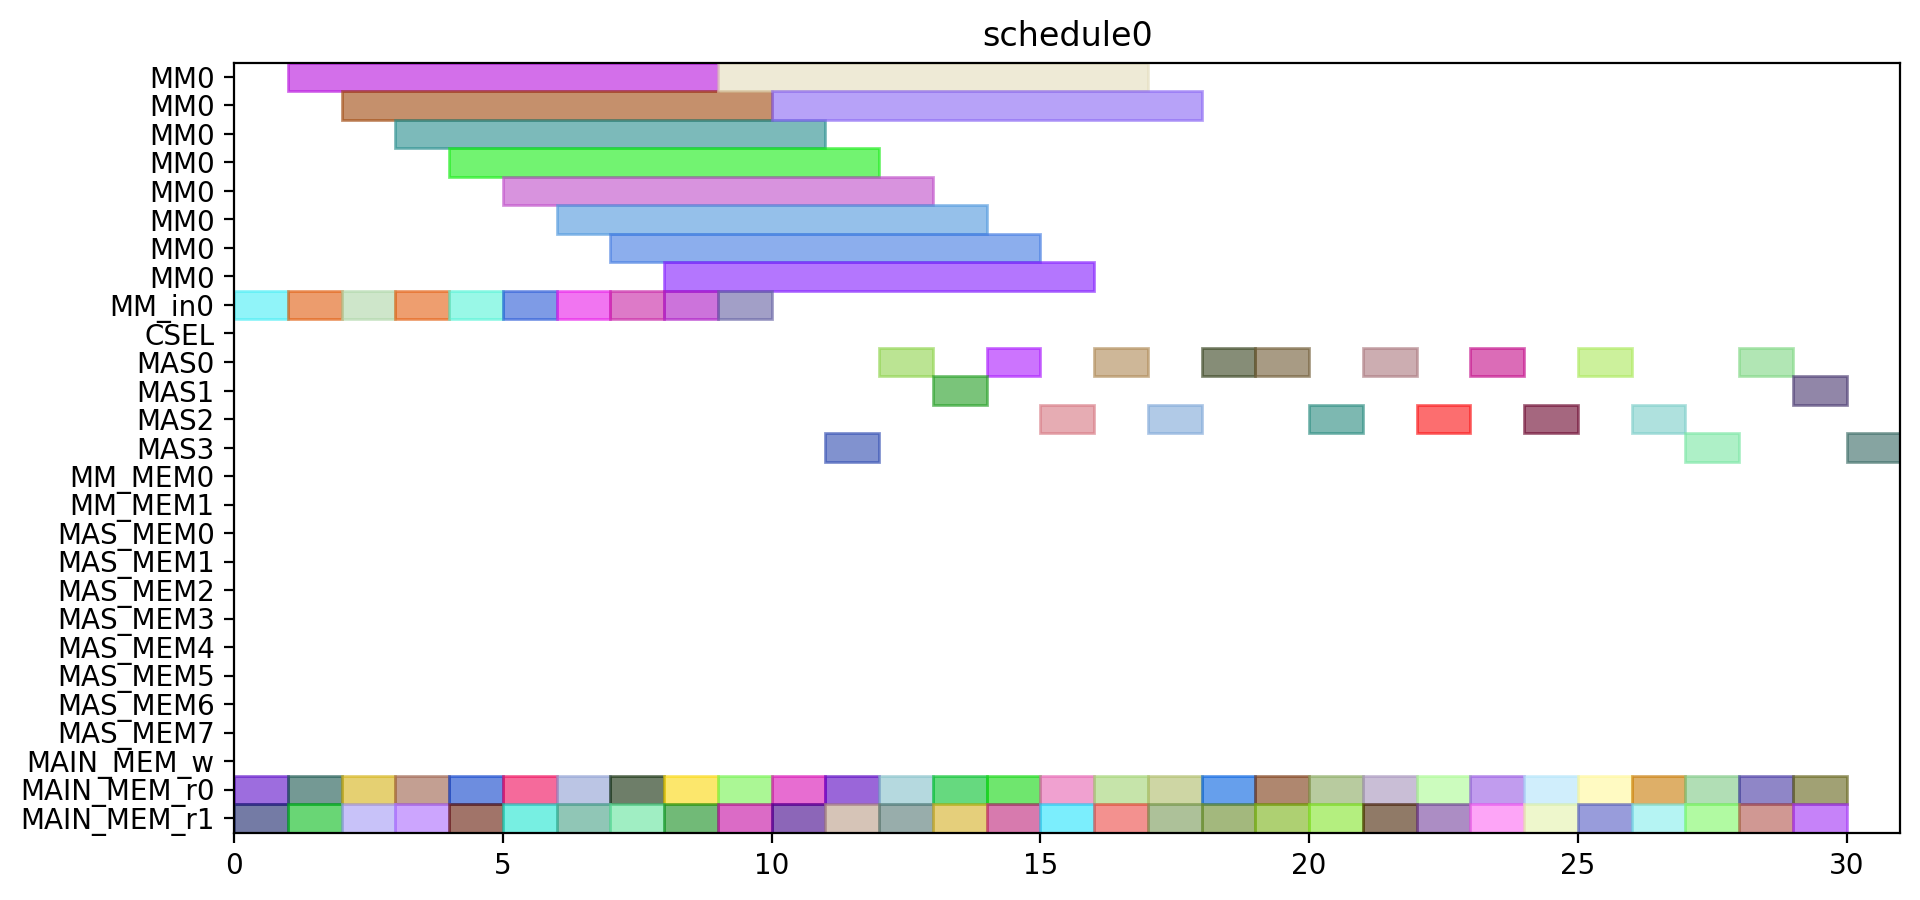

Recreate this plot in Python.
from pyschedule import Scenario, solvers, plotters, alt


def solve():
	horizon = 131
	S = Scenario("schedule0", horizon=horizon)

	# resource
	MM = S.Resources('MM', num=1, size=8)
	MM_in = S.Resources('MM_in', num=1)
	CSEL = S.Resource('CSEL')
	MAS = S.Resources('MAS', num=4, size=1, periods=range(1, horizon))
	MM_MEM = S.Resources('MM_MEM', num=2)
	MAS_MEM = S.Resources('MAS_MEM', num=8)
	MAIN_MEM_w = S.Resource('MAIN_MEM_w', size=1)
	MAIN_MEM_r = S.Resources('MAIN_MEM_r', num=2)

	# result of previous scheduling

	# new tasks
	c_aa_a1_0 = S.Task('c_aa_a1_0', length=1, delay_cost=1)
	c_aa_a1_0 += alt(MAS)
	c_aa_a1_0_mem0 = S.Task('c_aa_a1_0_mem0', length=1, delay_cost=1)
	c_aa_a1_0_mem0 += MAIN_MEM_r[0]
	S += c_aa_a1_0_mem0 <= c_aa_a1_0

	c_aa_a1_0_mem1 = S.Task('c_aa_a1_0_mem1', length=1, delay_cost=1)
	c_aa_a1_0_mem1 += MAIN_MEM_r[1]
	S += c_aa_a1_0_mem1 <= c_aa_a1_0

	c_aa_a1_1 = S.Task('c_aa_a1_1', length=1, delay_cost=1)
	c_aa_a1_1 += alt(MAS)
	c_aa_a1_1_mem0 = S.Task('c_aa_a1_1_mem0', length=1, delay_cost=1)
	c_aa_a1_1_mem0 += MAIN_MEM_r[0]
	S += c_aa_a1_1_mem0 <= c_aa_a1_1

	c_aa_a1_1_mem1 = S.Task('c_aa_a1_1_mem1', length=1, delay_cost=1)
	c_aa_a1_1_mem1 += MAIN_MEM_r[1]
	S += c_aa_a1_1_mem1 <= c_aa_a1_1

	c_aa_t10 = S.Task('c_aa_t10', length=1, delay_cost=1)
	c_aa_t10 += alt(MAS)
	c_aa_t10_mem0 = S.Task('c_aa_t10_mem0', length=1, delay_cost=1)
	c_aa_t10_mem0 += MAIN_MEM_r[0]
	S += c_aa_t10_mem0 <= c_aa_t10

	c_aa_t10_mem1 = S.Task('c_aa_t10_mem1', length=1, delay_cost=1)
	c_aa_t10_mem1 += MAIN_MEM_r[1]
	S += c_aa_t10_mem1 <= c_aa_t10

	c_aa_t11 = S.Task('c_aa_t11', length=1, delay_cost=1)
	c_aa_t11 += alt(MAS)
	c_aa_t11_mem0 = S.Task('c_aa_t11_mem0', length=1, delay_cost=1)
	c_aa_t11_mem0 += MAIN_MEM_r[0]
	S += c_aa_t11_mem0 <= c_aa_t11

	c_aa_t11_mem1 = S.Task('c_aa_t11_mem1', length=1, delay_cost=1)
	c_aa_t11_mem1 += MAIN_MEM_r[1]
	S += c_aa_t11_mem1 <= c_aa_t11

	c_aa_t3_t0 = S.Task('c_aa_t3_t0', length=8, delay_cost=1)
	c_aa_t3_t0 += alt(MM)
	c_aa_t3_t0_in = S.Task('c_aa_t3_t0_in', length=1, delay_cost=1)
	c_aa_t3_t0_in += alt(MM_in)
	S += c_aa_t3_t0_in*MM_in[0]<=c_aa_t3_t0*MM[0]
	c_aa_t3_t0_mem0 = S.Task('c_aa_t3_t0_mem0', length=1, delay_cost=1)
	c_aa_t3_t0_mem0 += MAIN_MEM_r[0]
	S += c_aa_t3_t0_mem0 <= c_aa_t3_t0

	c_aa_t3_t0_mem1 = S.Task('c_aa_t3_t0_mem1', length=1, delay_cost=1)
	c_aa_t3_t0_mem1 += MAIN_MEM_r[1]
	S += c_aa_t3_t0_mem1 <= c_aa_t3_t0

	c_aa_t3_t1 = S.Task('c_aa_t3_t1', length=8, delay_cost=1)
	c_aa_t3_t1 += alt(MM)
	c_aa_t3_t1_in = S.Task('c_aa_t3_t1_in', length=1, delay_cost=1)
	c_aa_t3_t1_in += alt(MM_in)
	S += c_aa_t3_t1_in*MM_in[0]<=c_aa_t3_t1*MM[0]
	c_aa_t3_t1_mem0 = S.Task('c_aa_t3_t1_mem0', length=1, delay_cost=1)
	c_aa_t3_t1_mem0 += MAIN_MEM_r[0]
	S += c_aa_t3_t1_mem0 <= c_aa_t3_t1

	c_aa_t3_t1_mem1 = S.Task('c_aa_t3_t1_mem1', length=1, delay_cost=1)
	c_aa_t3_t1_mem1 += MAIN_MEM_r[1]
	S += c_aa_t3_t1_mem1 <= c_aa_t3_t1

	c_aa_t3_t2 = S.Task('c_aa_t3_t2', length=1, delay_cost=1)
	c_aa_t3_t2 += alt(MAS)
	c_aa_t3_t2_mem0 = S.Task('c_aa_t3_t2_mem0', length=1, delay_cost=1)
	c_aa_t3_t2_mem0 += MAIN_MEM_r[0]
	S += c_aa_t3_t2_mem0 <= c_aa_t3_t2

	c_aa_t3_t2_mem1 = S.Task('c_aa_t3_t2_mem1', length=1, delay_cost=1)
	c_aa_t3_t2_mem1 += MAIN_MEM_r[1]
	S += c_aa_t3_t2_mem1 <= c_aa_t3_t2

	c_aa_t3_t3 = S.Task('c_aa_t3_t3', length=1, delay_cost=1)
	c_aa_t3_t3 += alt(MAS)
	c_aa_t3_t3_mem0 = S.Task('c_aa_t3_t3_mem0', length=1, delay_cost=1)
	c_aa_t3_t3_mem0 += MAIN_MEM_r[0]
	S += c_aa_t3_t3_mem0 <= c_aa_t3_t3

	c_aa_t3_t3_mem1 = S.Task('c_aa_t3_t3_mem1', length=1, delay_cost=1)
	c_aa_t3_t3_mem1 += MAIN_MEM_r[1]
	S += c_aa_t3_t3_mem1 <= c_aa_t3_t3

	c_bb_a1_0 = S.Task('c_bb_a1_0', length=1, delay_cost=1)
	c_bb_a1_0 += alt(MAS)
	c_bb_a1_0_mem0 = S.Task('c_bb_a1_0_mem0', length=1, delay_cost=1)
	c_bb_a1_0_mem0 += MAIN_MEM_r[0]
	S += c_bb_a1_0_mem0 <= c_bb_a1_0

	c_bb_a1_0_mem1 = S.Task('c_bb_a1_0_mem1', length=1, delay_cost=1)
	c_bb_a1_0_mem1 += MAIN_MEM_r[1]
	S += c_bb_a1_0_mem1 <= c_bb_a1_0

	c_bb_a1_1 = S.Task('c_bb_a1_1', length=1, delay_cost=1)
	c_bb_a1_1 += alt(MAS)
	c_bb_a1_1_mem0 = S.Task('c_bb_a1_1_mem0', length=1, delay_cost=1)
	c_bb_a1_1_mem0 += MAIN_MEM_r[0]
	S += c_bb_a1_1_mem0 <= c_bb_a1_1

	c_bb_a1_1_mem1 = S.Task('c_bb_a1_1_mem1', length=1, delay_cost=1)
	c_bb_a1_1_mem1 += MAIN_MEM_r[1]
	S += c_bb_a1_1_mem1 <= c_bb_a1_1

	c_bb_t10 = S.Task('c_bb_t10', length=1, delay_cost=1)
	c_bb_t10 += alt(MAS)
	c_bb_t10_mem0 = S.Task('c_bb_t10_mem0', length=1, delay_cost=1)
	c_bb_t10_mem0 += MAIN_MEM_r[0]
	S += c_bb_t10_mem0 <= c_bb_t10

	c_bb_t10_mem1 = S.Task('c_bb_t10_mem1', length=1, delay_cost=1)
	c_bb_t10_mem1 += MAIN_MEM_r[1]
	S += c_bb_t10_mem1 <= c_bb_t10

	c_bb_t11 = S.Task('c_bb_t11', length=1, delay_cost=1)
	c_bb_t11 += alt(MAS)
	c_bb_t11_mem0 = S.Task('c_bb_t11_mem0', length=1, delay_cost=1)
	c_bb_t11_mem0 += MAIN_MEM_r[0]
	S += c_bb_t11_mem0 <= c_bb_t11

	c_bb_t11_mem1 = S.Task('c_bb_t11_mem1', length=1, delay_cost=1)
	c_bb_t11_mem1 += MAIN_MEM_r[1]
	S += c_bb_t11_mem1 <= c_bb_t11

	c_bb_t3_t0 = S.Task('c_bb_t3_t0', length=8, delay_cost=1)
	c_bb_t3_t0 += alt(MM)
	c_bb_t3_t0_in = S.Task('c_bb_t3_t0_in', length=1, delay_cost=1)
	c_bb_t3_t0_in += alt(MM_in)
	S += c_bb_t3_t0_in*MM_in[0]<=c_bb_t3_t0*MM[0]
	c_bb_t3_t0_mem0 = S.Task('c_bb_t3_t0_mem0', length=1, delay_cost=1)
	c_bb_t3_t0_mem0 += MAIN_MEM_r[0]
	S += c_bb_t3_t0_mem0 <= c_bb_t3_t0

	c_bb_t3_t0_mem1 = S.Task('c_bb_t3_t0_mem1', length=1, delay_cost=1)
	c_bb_t3_t0_mem1 += MAIN_MEM_r[1]
	S += c_bb_t3_t0_mem1 <= c_bb_t3_t0

	c_bb_t3_t1 = S.Task('c_bb_t3_t1', length=8, delay_cost=1)
	c_bb_t3_t1 += alt(MM)
	c_bb_t3_t1_in = S.Task('c_bb_t3_t1_in', length=1, delay_cost=1)
	c_bb_t3_t1_in += alt(MM_in)
	S += c_bb_t3_t1_in*MM_in[0]<=c_bb_t3_t1*MM[0]
	c_bb_t3_t1_mem0 = S.Task('c_bb_t3_t1_mem0', length=1, delay_cost=1)
	c_bb_t3_t1_mem0 += MAIN_MEM_r[0]
	S += c_bb_t3_t1_mem0 <= c_bb_t3_t1

	c_bb_t3_t1_mem1 = S.Task('c_bb_t3_t1_mem1', length=1, delay_cost=1)
	c_bb_t3_t1_mem1 += MAIN_MEM_r[1]
	S += c_bb_t3_t1_mem1 <= c_bb_t3_t1

	c_bb_t3_t2 = S.Task('c_bb_t3_t2', length=1, delay_cost=1)
	c_bb_t3_t2 += alt(MAS)
	c_bb_t3_t2_mem0 = S.Task('c_bb_t3_t2_mem0', length=1, delay_cost=1)
	c_bb_t3_t2_mem0 += MAIN_MEM_r[0]
	S += c_bb_t3_t2_mem0 <= c_bb_t3_t2

	c_bb_t3_t2_mem1 = S.Task('c_bb_t3_t2_mem1', length=1, delay_cost=1)
	c_bb_t3_t2_mem1 += MAIN_MEM_r[1]
	S += c_bb_t3_t2_mem1 <= c_bb_t3_t2

	c_bb_t3_t3 = S.Task('c_bb_t3_t3', length=1, delay_cost=1)
	c_bb_t3_t3 += alt(MAS)
	c_bb_t3_t3_mem0 = S.Task('c_bb_t3_t3_mem0', length=1, delay_cost=1)
	c_bb_t3_t3_mem0 += MAIN_MEM_r[0]
	S += c_bb_t3_t3_mem0 <= c_bb_t3_t3

	c_bb_t3_t3_mem1 = S.Task('c_bb_t3_t3_mem1', length=1, delay_cost=1)
	c_bb_t3_t3_mem1 += MAIN_MEM_r[1]
	S += c_bb_t3_t3_mem1 <= c_bb_t3_t3

	c_cc_a1_0 = S.Task('c_cc_a1_0', length=1, delay_cost=1)
	c_cc_a1_0 += alt(MAS)
	c_cc_a1_0_mem0 = S.Task('c_cc_a1_0_mem0', length=1, delay_cost=1)
	c_cc_a1_0_mem0 += MAIN_MEM_r[0]
	S += c_cc_a1_0_mem0 <= c_cc_a1_0

	c_cc_a1_0_mem1 = S.Task('c_cc_a1_0_mem1', length=1, delay_cost=1)
	c_cc_a1_0_mem1 += MAIN_MEM_r[1]
	S += c_cc_a1_0_mem1 <= c_cc_a1_0

	c_cc_a1_1 = S.Task('c_cc_a1_1', length=1, delay_cost=1)
	c_cc_a1_1 += alt(MAS)
	c_cc_a1_1_mem0 = S.Task('c_cc_a1_1_mem0', length=1, delay_cost=1)
	c_cc_a1_1_mem0 += MAIN_MEM_r[0]
	S += c_cc_a1_1_mem0 <= c_cc_a1_1

	c_cc_a1_1_mem1 = S.Task('c_cc_a1_1_mem1', length=1, delay_cost=1)
	c_cc_a1_1_mem1 += MAIN_MEM_r[1]
	S += c_cc_a1_1_mem1 <= c_cc_a1_1

	c_cc_t10 = S.Task('c_cc_t10', length=1, delay_cost=1)
	c_cc_t10 += alt(MAS)
	c_cc_t10_mem0 = S.Task('c_cc_t10_mem0', length=1, delay_cost=1)
	c_cc_t10_mem0 += MAIN_MEM_r[0]
	S += c_cc_t10_mem0 <= c_cc_t10

	c_cc_t10_mem1 = S.Task('c_cc_t10_mem1', length=1, delay_cost=1)
	c_cc_t10_mem1 += MAIN_MEM_r[1]
	S += c_cc_t10_mem1 <= c_cc_t10

	c_cc_t11 = S.Task('c_cc_t11', length=1, delay_cost=1)
	c_cc_t11 += alt(MAS)
	c_cc_t11_mem0 = S.Task('c_cc_t11_mem0', length=1, delay_cost=1)
	c_cc_t11_mem0 += MAIN_MEM_r[0]
	S += c_cc_t11_mem0 <= c_cc_t11

	c_cc_t11_mem1 = S.Task('c_cc_t11_mem1', length=1, delay_cost=1)
	c_cc_t11_mem1 += MAIN_MEM_r[1]
	S += c_cc_t11_mem1 <= c_cc_t11

	c_cc_t3_t0 = S.Task('c_cc_t3_t0', length=8, delay_cost=1)
	c_cc_t3_t0 += alt(MM)
	c_cc_t3_t0_in = S.Task('c_cc_t3_t0_in', length=1, delay_cost=1)
	c_cc_t3_t0_in += alt(MM_in)
	S += c_cc_t3_t0_in*MM_in[0]<=c_cc_t3_t0*MM[0]
	c_cc_t3_t0_mem0 = S.Task('c_cc_t3_t0_mem0', length=1, delay_cost=1)
	c_cc_t3_t0_mem0 += MAIN_MEM_r[0]
	S += c_cc_t3_t0_mem0 <= c_cc_t3_t0

	c_cc_t3_t0_mem1 = S.Task('c_cc_t3_t0_mem1', length=1, delay_cost=1)
	c_cc_t3_t0_mem1 += MAIN_MEM_r[1]
	S += c_cc_t3_t0_mem1 <= c_cc_t3_t0

	c_cc_t3_t1 = S.Task('c_cc_t3_t1', length=8, delay_cost=1)
	c_cc_t3_t1 += alt(MM)
	c_cc_t3_t1_in = S.Task('c_cc_t3_t1_in', length=1, delay_cost=1)
	c_cc_t3_t1_in += alt(MM_in)
	S += c_cc_t3_t1_in*MM_in[0]<=c_cc_t3_t1*MM[0]
	c_cc_t3_t1_mem0 = S.Task('c_cc_t3_t1_mem0', length=1, delay_cost=1)
	c_cc_t3_t1_mem0 += MAIN_MEM_r[0]
	S += c_cc_t3_t1_mem0 <= c_cc_t3_t1

	c_cc_t3_t1_mem1 = S.Task('c_cc_t3_t1_mem1', length=1, delay_cost=1)
	c_cc_t3_t1_mem1 += MAIN_MEM_r[1]
	S += c_cc_t3_t1_mem1 <= c_cc_t3_t1

	c_cc_t3_t2 = S.Task('c_cc_t3_t2', length=1, delay_cost=1)
	c_cc_t3_t2 += alt(MAS)
	c_cc_t3_t2_mem0 = S.Task('c_cc_t3_t2_mem0', length=1, delay_cost=1)
	c_cc_t3_t2_mem0 += MAIN_MEM_r[0]
	S += c_cc_t3_t2_mem0 <= c_cc_t3_t2

	c_cc_t3_t2_mem1 = S.Task('c_cc_t3_t2_mem1', length=1, delay_cost=1)
	c_cc_t3_t2_mem1 += MAIN_MEM_r[1]
	S += c_cc_t3_t2_mem1 <= c_cc_t3_t2

	c_cc_t3_t3 = S.Task('c_cc_t3_t3', length=1, delay_cost=1)
	c_cc_t3_t3 += alt(MAS)
	c_cc_t3_t3_mem0 = S.Task('c_cc_t3_t3_mem0', length=1, delay_cost=1)
	c_cc_t3_t3_mem0 += MAIN_MEM_r[0]
	S += c_cc_t3_t3_mem0 <= c_cc_t3_t3

	c_cc_t3_t3_mem1 = S.Task('c_cc_t3_t3_mem1', length=1, delay_cost=1)
	c_cc_t3_t3_mem1 += MAIN_MEM_r[1]
	S += c_cc_t3_t3_mem1 <= c_cc_t3_t3

	c_ab_t0_t0 = S.Task('c_ab_t0_t0', length=8, delay_cost=1)
	c_ab_t0_t0 += alt(MM)
	c_ab_t0_t0_in = S.Task('c_ab_t0_t0_in', length=1, delay_cost=1)
	c_ab_t0_t0_in += alt(MM_in)
	S += c_ab_t0_t0_in*MM_in[0]<=c_ab_t0_t0*MM[0]
	c_ab_t0_t0_mem0 = S.Task('c_ab_t0_t0_mem0', length=1, delay_cost=1)
	c_ab_t0_t0_mem0 += MAIN_MEM_r[0]
	S += c_ab_t0_t0_mem0 <= c_ab_t0_t0

	c_ab_t0_t0_mem1 = S.Task('c_ab_t0_t0_mem1', length=1, delay_cost=1)
	c_ab_t0_t0_mem1 += MAIN_MEM_r[1]
	S += c_ab_t0_t0_mem1 <= c_ab_t0_t0

	c_ab_t0_t1 = S.Task('c_ab_t0_t1', length=8, delay_cost=1)
	c_ab_t0_t1 += alt(MM)
	c_ab_t0_t1_in = S.Task('c_ab_t0_t1_in', length=1, delay_cost=1)
	c_ab_t0_t1_in += alt(MM_in)
	S += c_ab_t0_t1_in*MM_in[0]<=c_ab_t0_t1*MM[0]
	c_ab_t0_t1_mem0 = S.Task('c_ab_t0_t1_mem0', length=1, delay_cost=1)
	c_ab_t0_t1_mem0 += MAIN_MEM_r[0]
	S += c_ab_t0_t1_mem0 <= c_ab_t0_t1

	c_ab_t0_t1_mem1 = S.Task('c_ab_t0_t1_mem1', length=1, delay_cost=1)
	c_ab_t0_t1_mem1 += MAIN_MEM_r[1]
	S += c_ab_t0_t1_mem1 <= c_ab_t0_t1

	c_ab_t0_t2 = S.Task('c_ab_t0_t2', length=1, delay_cost=1)
	c_ab_t0_t2 += alt(MAS)
	c_ab_t0_t2_mem0 = S.Task('c_ab_t0_t2_mem0', length=1, delay_cost=1)
	c_ab_t0_t2_mem0 += MAIN_MEM_r[0]
	S += c_ab_t0_t2_mem0 <= c_ab_t0_t2

	c_ab_t0_t2_mem1 = S.Task('c_ab_t0_t2_mem1', length=1, delay_cost=1)
	c_ab_t0_t2_mem1 += MAIN_MEM_r[1]
	S += c_ab_t0_t2_mem1 <= c_ab_t0_t2

	c_ab_t0_t3 = S.Task('c_ab_t0_t3', length=1, delay_cost=1)
	c_ab_t0_t3 += alt(MAS)
	c_ab_t0_t3_mem0 = S.Task('c_ab_t0_t3_mem0', length=1, delay_cost=1)
	c_ab_t0_t3_mem0 += MAIN_MEM_r[0]
	S += c_ab_t0_t3_mem0 <= c_ab_t0_t3

	c_ab_t0_t3_mem1 = S.Task('c_ab_t0_t3_mem1', length=1, delay_cost=1)
	c_ab_t0_t3_mem1 += MAIN_MEM_r[1]
	S += c_ab_t0_t3_mem1 <= c_ab_t0_t3

	c_ab_t1_t0 = S.Task('c_ab_t1_t0', length=8, delay_cost=1)
	c_ab_t1_t0 += alt(MM)
	c_ab_t1_t0_in = S.Task('c_ab_t1_t0_in', length=1, delay_cost=1)
	c_ab_t1_t0_in += alt(MM_in)
	S += c_ab_t1_t0_in*MM_in[0]<=c_ab_t1_t0*MM[0]
	c_ab_t1_t0_mem0 = S.Task('c_ab_t1_t0_mem0', length=1, delay_cost=1)
	c_ab_t1_t0_mem0 += MAIN_MEM_r[0]
	S += c_ab_t1_t0_mem0 <= c_ab_t1_t0

	c_ab_t1_t0_mem1 = S.Task('c_ab_t1_t0_mem1', length=1, delay_cost=1)
	c_ab_t1_t0_mem1 += MAIN_MEM_r[1]
	S += c_ab_t1_t0_mem1 <= c_ab_t1_t0

	c_ab_t1_t1 = S.Task('c_ab_t1_t1', length=8, delay_cost=1)
	c_ab_t1_t1 += alt(MM)
	c_ab_t1_t1_in = S.Task('c_ab_t1_t1_in', length=1, delay_cost=1)
	c_ab_t1_t1_in += alt(MM_in)
	S += c_ab_t1_t1_in*MM_in[0]<=c_ab_t1_t1*MM[0]
	c_ab_t1_t1_mem0 = S.Task('c_ab_t1_t1_mem0', length=1, delay_cost=1)
	c_ab_t1_t1_mem0 += MAIN_MEM_r[0]
	S += c_ab_t1_t1_mem0 <= c_ab_t1_t1

	c_ab_t1_t1_mem1 = S.Task('c_ab_t1_t1_mem1', length=1, delay_cost=1)
	c_ab_t1_t1_mem1 += MAIN_MEM_r[1]
	S += c_ab_t1_t1_mem1 <= c_ab_t1_t1

	solvers.mip.solve(S,msg=1,kind='CPLEX',ratio_gap=1.01)

	solution = [['hoge']*len(S.solution()[1]) for i in range(len(S.solution()))]
	for i in range(len(S.solution())):
		for j in range(len(S.solution()[i])):
			solution[i][j]=str(S.solution()[i][j])
	print(solution)

	cycles = int(solution[-1][3])

	pic_file_name = "/home/mfukuda/ABE/multiRAM_multiMAS_16mux/scheduling_result/stage8MM1_stage1MAS4/FP12_INV_BEFORE_FPINV/schedule0.png"
	if(S.solution() != []):
		plotters.matplotlib.plot(S,img_filename=pic_file_name, show_task_labels=False, fig_size=(cycles*0.25+3, 5))

	return solution
